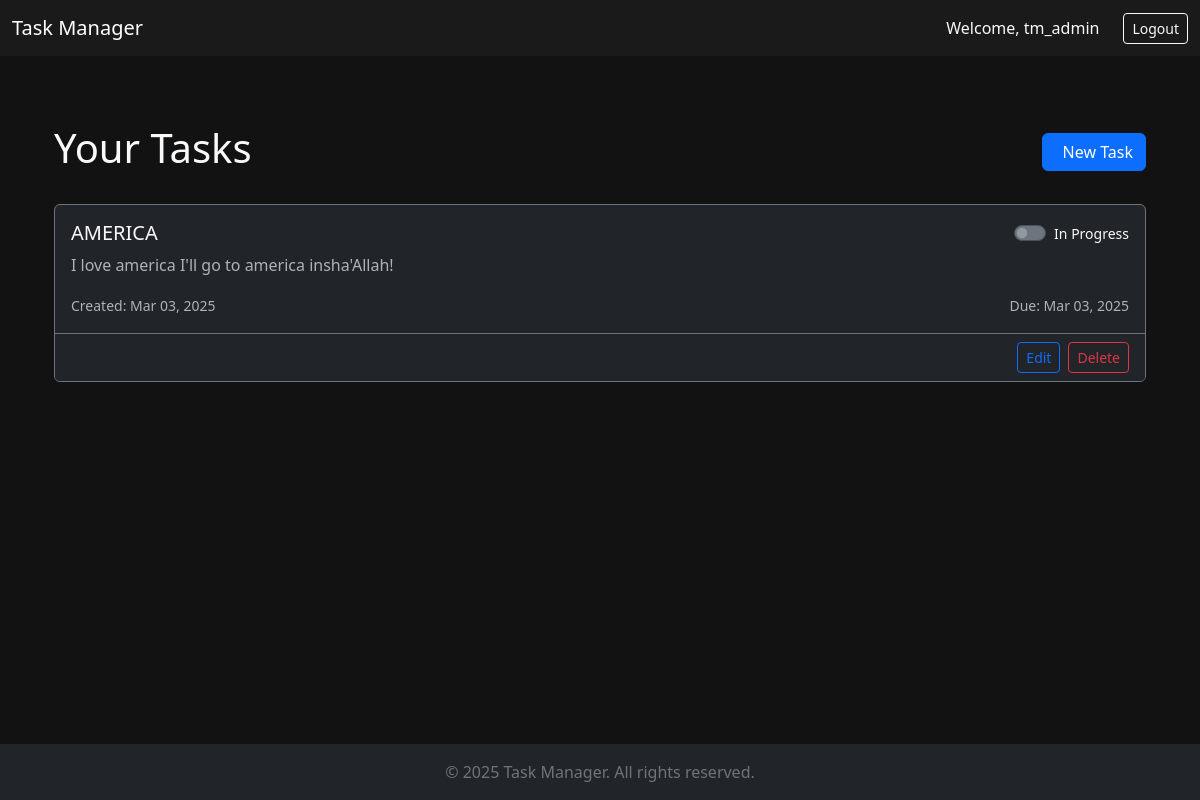
The app's page / (signed in) with its own data.
### task_manager/models.py (models this page shows, shortened)
class Task(models.Model):
    title = models.CharField(max_length=300)
    description = models.TextField()
    status = models.BooleanField(default=False)
    published_date = models.DateTimeField(auto_now_add=True)
    due_date = models.DateTimeField()
    owner = models.ForeignKey(User, on_delete=models.CASCADE)

### task_manager/views.py (the view)
# urls.py: path('', views.index, name='index'),
@login_required
def index(request):
    tasks = Task.objects.filter(owner=request.user).order_by('-published_date')
    context = {'tasks': tasks}
    return render(request, 'task_manager/index.html', context)

### task_manager/templates/task_manager/index.html (shortened to what this page needs)
{% extends 'task_manager/base.html' %}
{% load django_bootstrap5 %}
{% block content %}
<div class="container-lg mt-4">
    <div class="d-flex justify-content-between align-items-center mb-4">
        <h1 class="text-light">Your Tasks</h1>
        <a href="{% url 'task_manager:new_task' %}" class="btn btn-primary">
            New Task
        </a>
    </div>
    {% if tasks %}
    <div class="row g-4">
        {% for task in tasks %}
        <div class="col-12">
            <div class="card bg-dark text-light border-secondary">
                <div class="card-body">
                    <div class="d-flex justify-content-between align-items-start">
                        <div>
                            <h5 class="card-title">{{ task.title }}</h5>
                            <p class="card-text text-muted">{{ task.description }}</p>
                        </div>
                        <form action="{% url 'task_manager:update_status' task.id %}" method="POST">
                            <div class="form-check form-switch">
                                <input class="form-check-input bg-secondary" type="checkbox" role="switch"
                                    id="status-{{ task.id }}" {% if task.status %}checked{% endif %}
                                    onchange="this.form.submit()">
                                <label class="form-check-label text-light small" for="status-{{ task.id }}">
                                    {{ task.status|yesno:"Completed,In Progress" }}
                                </label>
                            </div>
                        </form>
                    </div>
                    <div class="row mt-3 text-muted">
                        <div class="col-md-6">
                            <small>Created: {{ task.published_date|date:"M d, Y" }}</small>
                        </div>
                        <div class="col-md-6 text-md-end">
                            <small>Due: {{ task.due_date|date:"M d, Y" }}</small>
                        </div>
                    </div>
                </div>
                <div class="card-footer bg-dark border-secondary">
                    <div class="d-flex gap-2 justify-content-end">
                        <a href="{% url 'task_manager:edit_task' task.id %}" class="btn btn-sm btn-outline-primary">
                            Edit
                        </a>
                        <a href="{% url 'task_manager:delete_task' task.id %}" class="btn btn-sm btn-outline-danger">
                            Delete
                        </a>
                    </div>
                </div>
            </div>
        </div>
        {% endfor %}
    </div>
    {% else %}
    <div class="alert alert-dark text-center">
        <h4 class="alert-heading">No Tasks Found</h4>
        <p>Start by creating your first task!</p>
    </div>
    {% endif %}
</div>
{% endblock content %}

### task_manager/templates/task_manager/base.html (shortened to what this page needs)
<!DOCTYPE html>
{% load django_bootstrap5 %}
<html lang="en" data-bs-theme="dark">
<head>
    {% bootstrap_css %}
</head>
<body class="d-flex flex-column">
    <nav class="navbar navbar-expand-md navbar-dark bg-dark">
        <div class="container-fluid">
            <a class="navbar-brand" href="{% url 'task_manager:index' %}">Task Manager</a>
            <div class="collapse navbar-collapse" id="navbarCollapse">
                <ul class="navbar-nav ms-auto mb-2 mb-lg-0">
                    {% if user.is_authenticated %}
                    <li class="nav-item">
                        <span class="navbar-text text-light me-3">Welcome, {{ user.username }}</span>
                    </li>
                    {% else %}
                    <li class="nav-item">
                        <a class="nav-link text-light" href="{% url 'accounts:register' %}">Sign Up</a>
                    </li>
                    {% endif %}
                </ul>
                {% if user.is_authenticated %}
                <form action="{% url 'accounts:logout' %}" method="post" class="ms-2">
                    <button type="submit" class="btn btn-outline-light btn-sm">Logout</button>
                </form>
                {% endif %}
            </div>
        </div>
    </nav>
    <main class="container-lg mt-4 flex-grow-1">
        {% block content %}{% endblock content %}
    </main>
    <footer class="bg-dark text-secondary py-3 mt-4">
        <div class="container-fluid text-center">
            <p class="mb-0">&copy; {% now "Y" %} Task Manager. All rights reserved.</p>
        </div>
    </footer>
</body>
</html>

### task_manager/templates/task_manager/base.html (style rules this page uses)
body { background-color: #121212; min-height: 100vh; display: flex; flex-direction: column; }
.navbar { background-color: #1a1a1a !important; }
main { flex: 1; padding: 20px 0; }

### records on screen
Task: title "AMERICA", description "I love america I'll go to america insha'Allah!", status "In Progress", published_date "Mar 03, 2025", due_date "Mar 03, 2025"

### other values on screen
{{ user.username }} "tm_admin"
